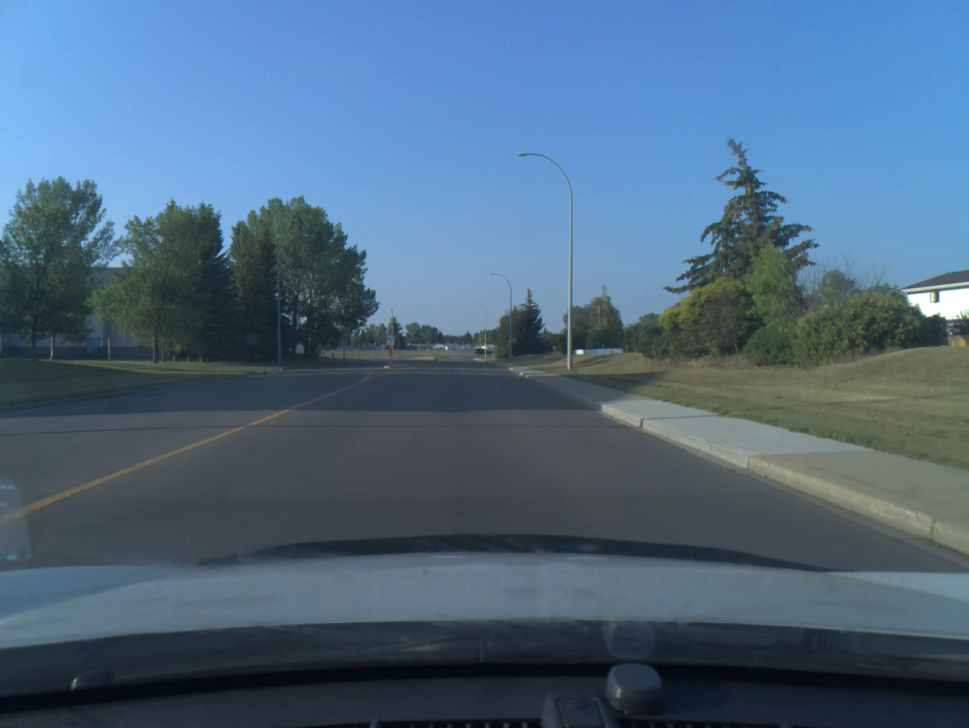
#> input picture imgs/0021_1aaddf65aad975af_2018-07-31--07-59-51_1_124.png, 969 x 728 px, shrunk from 1164 x 874 before the run, found by its file name; its folder holds 4 pictures in this run; the run also reads 1 picture not shown here
$ python convert_to_jpg.py
#> lines starting #> are read from the running program, lines starting #| are printed output that depends on the picture
#!/usr/bin/env python3
import os
from tqdm import tqdm
from PIL import Image
from multiprocessing import Pool

def to_jpeg(fn):
  fn = "imgs/"+fn

  img = Image.open(fn)
  img.save(fn.replace(".png", ".jpg"), quality=80)

if __name__ == "__main__":
  lst = sorted(filter(lambda x: x.endswith(".png"), os.listdir("imgs/")))

  p = Pool(16)
  for _ in tqdm(p.imap_unordered(to_jpeg, lst), total=len(lst)):
    pass
#> this loop made 4 passes
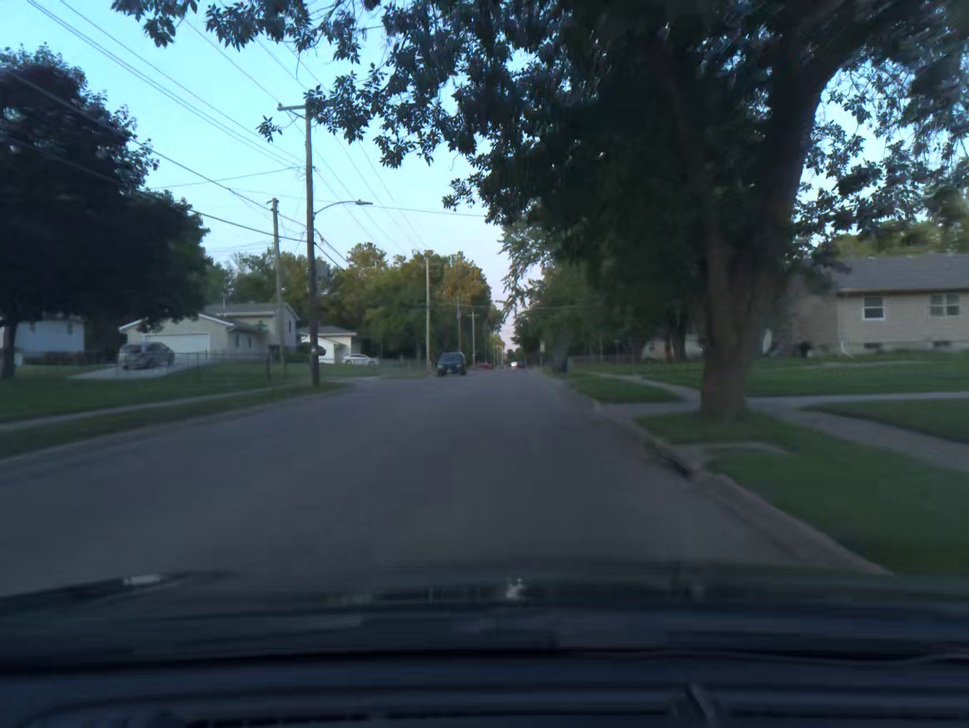
#> input picture imgs/0311_c3347a06c729f887_2018-07-06--19-22-30_62_122.png, 969 x 728 px, shrunk from 1164 x 874 before the run, found by its file name
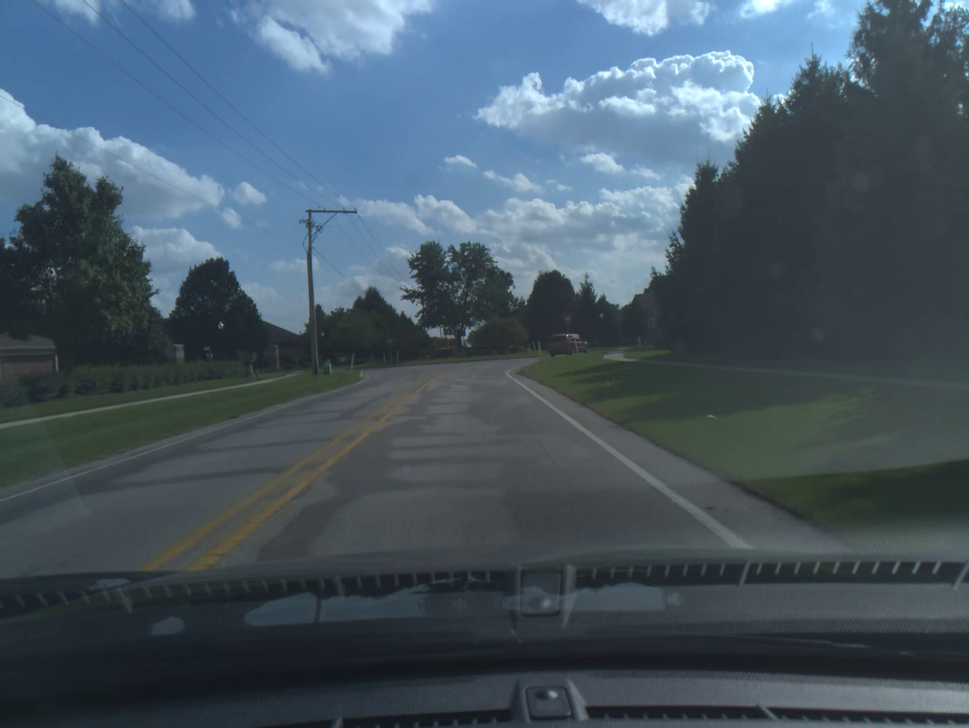
#> input picture imgs/0553_97a4ec76e41e8853_2018-10-03--15-19-20_26_896.png, 969 x 728 px, shrunk from 1164 x 874 before the run, found by its file name
#> pass 3, in to_jpeg (call 4), `img = Image.open(fn)`:
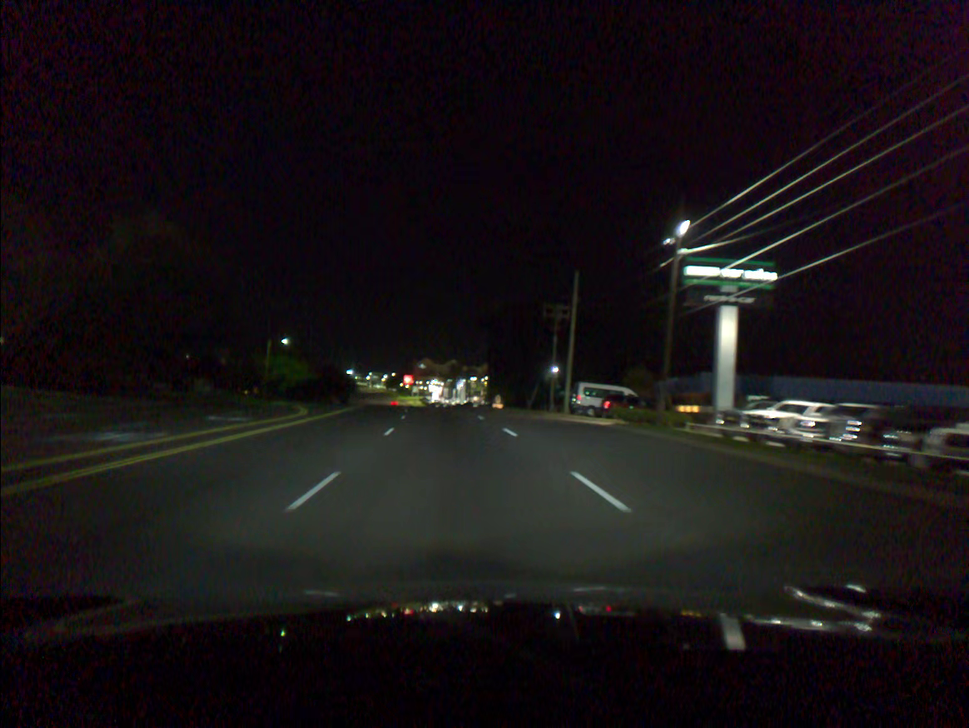
#> img: PIL image 969x728 RGB; mean R, G, B 24.2, 19.2, 21.2
